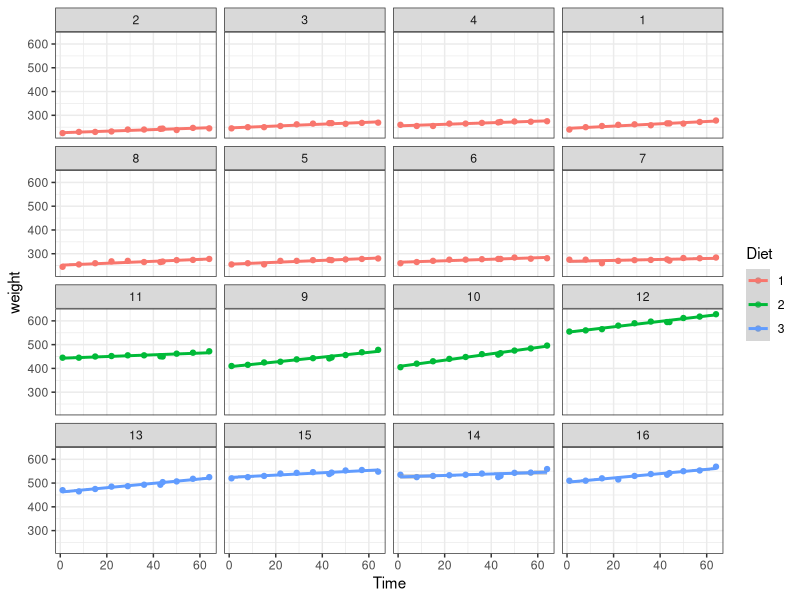

This figure's R source:
library(nlme)
library(ggplot2)
head(BodyWeight)

ggplot(data=BodyWeight, aes(x=Time, y=weight, color=Diet)) +
  geom_point() + geom_smooth(method="lm")+
  theme_bw() +
  facet_wrap(~ Rat)

# Ajustando modelos mixtos
# random = ~ 1 especifica que estamos metiendo un intercepto aleatorio
fit <- lme(weight ~ Time + Diet, random = ~ 1|Rat, data=BodyWeight)
summary(fit)

fit <- lme(weight ~ Time*Diet, random = ~ 1|Rat, data=BodyWeight)
summary(fit)
